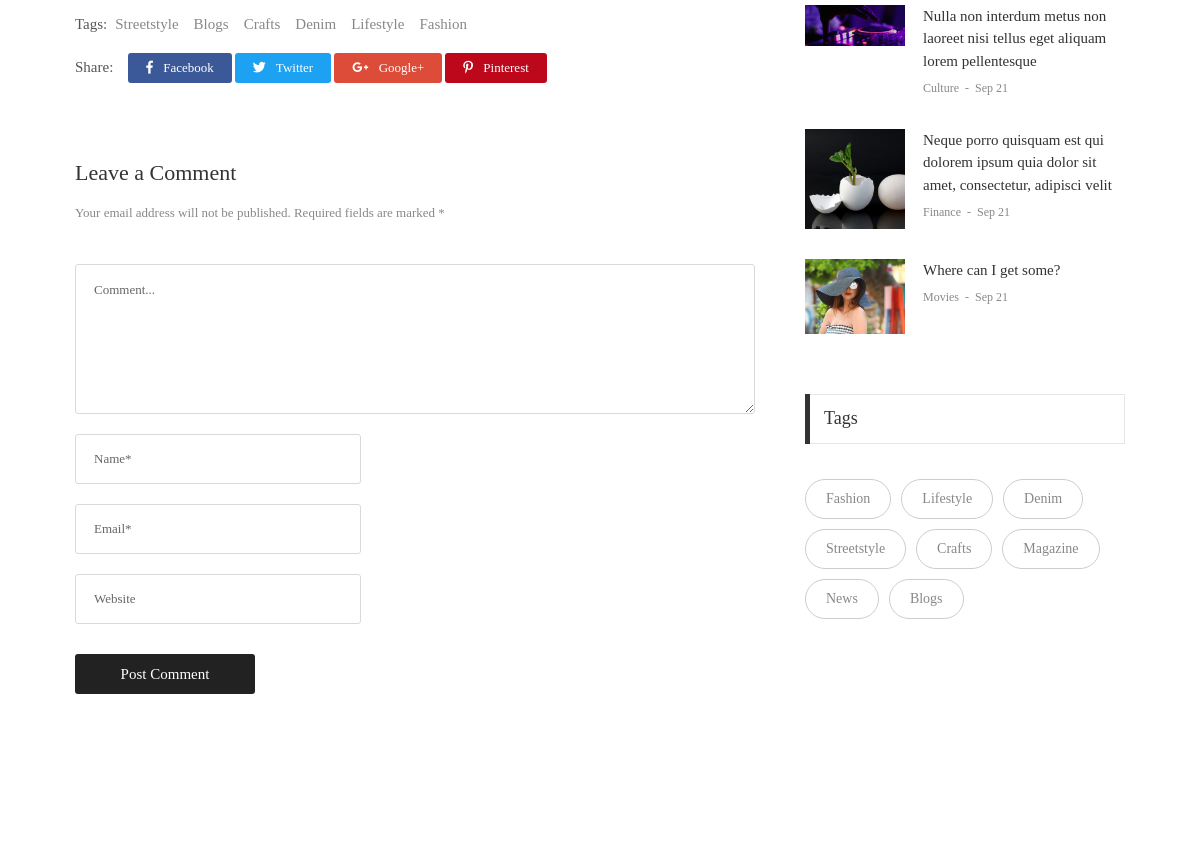
Page /post/3 (middle part) on the earlier database version.
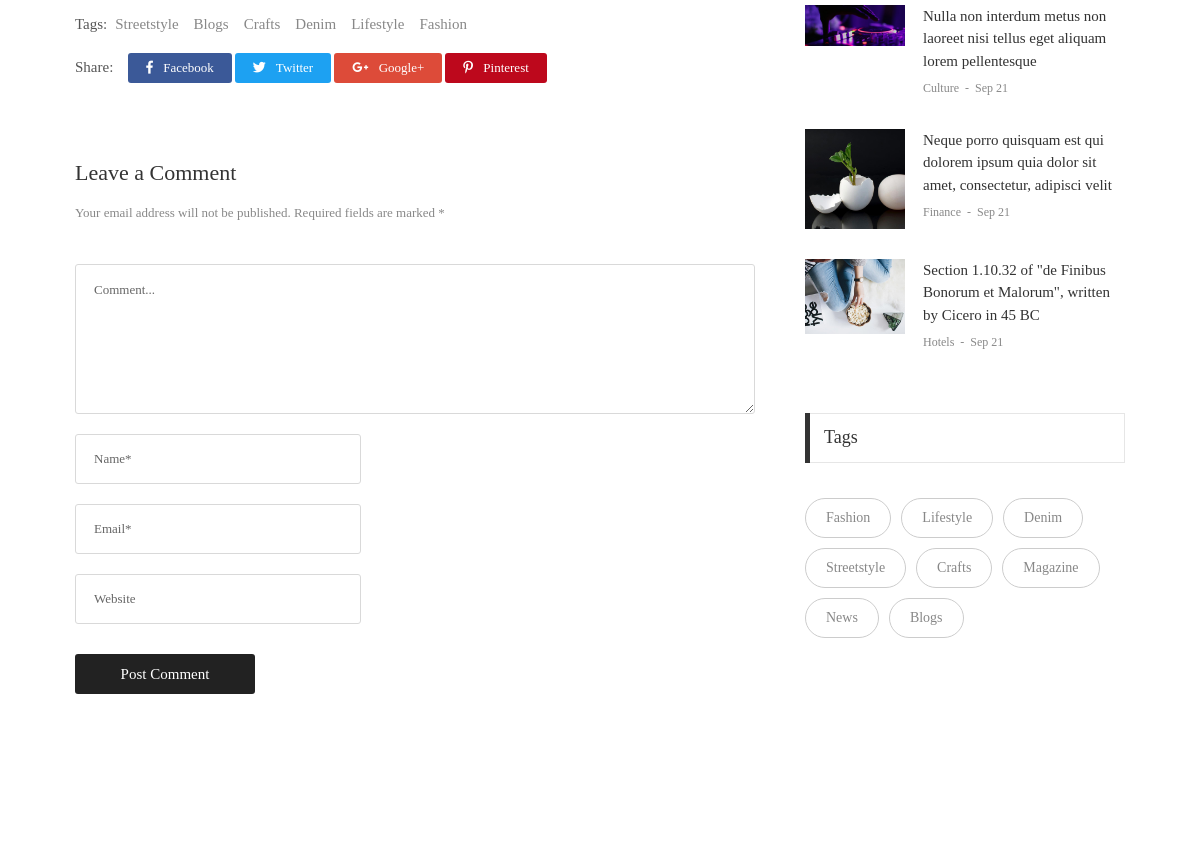
Same page on the later database version.
### blog/models.py (models this page shows, shortened)
class Tag(models.Model):
    name = models.CharField(max_length=300)
    posts = models.ManyToManyField(Post, null=True, blank=True)

class Post(models.Model):
    user = models.ForeignKey(User, on_delete=models.CASCADE)
    category = models.ForeignKey(Category, on_delete=models.CASCADE)
    title = models.CharField(max_length=300)
    content = RichTextField()
    image = models.ImageField(upload_to='blog/images/', blank=True)
    created_at = models.DateTimeField(auto_now_add=True)
    updated_at = models.DateTimeField(auto_now=True)
    views = models.IntegerField(default=0)

class Category(models.Model):
    title = models.CharField(max_length=300)
    parent = models.ForeignKey(CategoryParent, on_delete=models.CASCADE, null=True)
    def __str__(self) -> str:
        return self.title

### blog/views.py (the view)
# urls.py: path('post/<int:post_id>', views.post_detail, name='post_detail'),
def post_detail(request, post_id):
    post = Post.objects.get(pk=post_id)
    post.views += 1
    post.save()
    popular_posts = Post.objects.all().order_by('-views')[:4]
    if post is None:
        raise Http404("Post does not exist")
    context = {
        'post': post,
        'popular_posts': popular_posts,
    }
    return render(request, 'blog/blog-detail-01.html', context=context)

### blog/context_processors.py (called while the page is built)
def categories_parents(request):
    categories = CategoryParent.objects.all()
    return {'categories_parents': categories}

def get_tags(request):
    tags = Tag.objects.all()
    return {'tags': tags}

def get_popular_posts(request):
    popular_posts = Post.objects.all().order_by('-views')[:4]
    return {'popular_posts': popular_posts}

### templates/blog/blog-detail-01.html (shortened to what this page needs)
{% extends '../base.html' %}
{% block content %}
	<section class="bg0 p-b-140 p-t-10">
		<div class="container">
			<div class="row justify-content-center">
				<div class="col-md-10 col-lg-8 p-b-30">
					<div class="p-r-10 p-r-0-sr991">
						<div class="p-b-70">
							<div class="flex-s-s p-t-12 p-b-15">
								<span class="f1-s-12 cl5 m-r-8">
									Tags:
								</span>
								<div class="flex-wr-s-s size-w-0">
                                    {% for tag in post.tag_set.all %}
									<a href="#" class="f1-s-12 cl8 hov-link1 m-r-15">
										{{ tag.name|capfirst }}
									</a>
                                    {% endfor %}
								</div>
							</div>
							<div class="flex-s-s">
								<span class="f1-s-12 cl5 p-t-1 m-r-15">
									Share:
								</span>
								<div class="flex-wr-s-s size-w-0">
									<a href="#" class="dis-block f1-s-13 cl0 bg-facebook borad-3 p-tb-4 p-rl-18 hov-btn1 m-r-3 m-b-3 trans-03">
										<i class="fab fa-facebook-f m-r-7"></i>
										Facebook
									</a>
									<a href="#" class="dis-block f1-s-13 cl0 bg-twitter borad-3 p-tb-4 p-rl-18 hov-btn1 m-r-3 m-b-3 trans-03">
										<i class="fab fa-twitter m-r-7"></i>
										Twitter
									</a>
									<a href="#" class="dis-block f1-s-13 cl0 bg-google borad-3 p-tb-4 p-rl-18 hov-btn1 m-r-3 m-b-3 trans-03">
										<i class="fab fa-google-plus-g m-r-7"></i>
										Google+
									</a>
									<a href="#" class="dis-block f1-s-13 cl0 bg-pinterest borad-3 p-tb-4 p-rl-18 hov-btn1 m-r-3 m-b-3 trans-03">
										<i class="fab fa-pinterest-p m-r-7"></i>
										Pinterest
									</a>
								</div>
							</div>
						</div>
						<div>
							<h4 class="f1-l-4 cl3 p-b-12">
								Leave a Comment
							</h4>
							<p class="f1-s-13 cl8 p-b-40">
								Your email address will not be published. Required fields are marked *
							</p>
							<form>
								<textarea class="bo-1-rad-3 bocl13 size-a-15 f1-s-13 cl5 plh6 p-rl-18 p-tb-14 m-b-20" name="msg" placeholder="Comment..."></textarea>
								<input class="bo-1-rad-3 bocl13 size-a-16 f1-s-13 cl5 plh6 p-rl-18 m-b-20" type="text" name="name" placeholder="Name*">
								<input class="bo-1-rad-3 bocl13 size-a-16 f1-s-13 cl5 plh6 p-rl-18 m-b-20" type="text" name="email" placeholder="Email*">
								<input class="bo-1-rad-3 bocl13 size-a-16 f1-s-13 cl5 plh6 p-rl-18 m-b-20" type="text" name="website" placeholder="Website">
								<button class="size-a-17 bg2 borad-3 f1-s-12 cl0 hov-btn1 trans-03 p-rl-15 m-t-10">
									Post Comment
								</button>
							</form>
						</div>
					</div>
				</div>
				<div class="col-md-10 col-lg-4 p-b-30">
					<div class="p-l-10 p-rl-0-sr991 p-t-70">
                        {% include 'partial/popular-post.html' %}
						{% include 'partial/tag.html' %}
					</div>
				</div>
			</div>
		</div>
	</section>
{% endblock %}

### templates/partial/popular-post.html (shortened to what this page needs)
<div class="p-b-30">
    <ul class="p-t-35">
        {% for p in popular_posts %}
            <li class="flex-wr-sb-s p-b-30">
                <a href="#" class="size-w-10 wrap-pic-w hov1 trans-03">
                    <img src="{{ p.image.url }}" alt="IMG">
                </a>
                <div class="size-w-11">
                    <h6 class="p-b-4">
                        <a href="{% url 'post_detail' p.id %}" class="f1-s-5 cl3 hov-cl10 trans-03">
                            {{ p.title }}
                        </a>
                    </h6>
                    <span class="cl8 txt-center p-b-24">
											<a href="#" class="f1-s-6 cl8 hov-cl10 trans-03">
												{{ p.category.title }}
											</a>
											<span class="f1-s-3 m-rl-3">
												-
											</span>
											<span class="f1-s-3">
												{{ p.created_at|date:"M d" }}
											</span>
										</span>
                </div>
            </li>
        {% endfor %}
    </ul>
</div>

### templates/partial/tag.html
<div>
    <div class="how2 how2-cl4 flex-s-c m-b-30">
        <h3 class="f1-m-2 cl3 tab01-title">
            Tags
        </h3>
    </div>
    <div class="flex-wr-s-s m-rl--5">
        {% for tag in tags %}
        <a href="#" class="flex-c-c size-h-2 bo-1-rad-20 bocl12 f1-s-1 cl8 hov-btn2 trans-03 p-rl-20 p-tb-5 m-all-5">
            {{ tag.name|capfirst }}
        </a>
        {% endfor %}
    </div>
</div>

Differences in the rows shown:
no longer on this page (row unchanged): Post: image (picture), title "Where can I get some?", category "Movies", created_at "Sep 21"
now on this page (row edited): Post: image (picture), title "Section 1.10.32 of \"de Finibus Bonorum et Malorum\", written by Cicero in 45 BC", category "Hotels", created_at "Sep 21"
